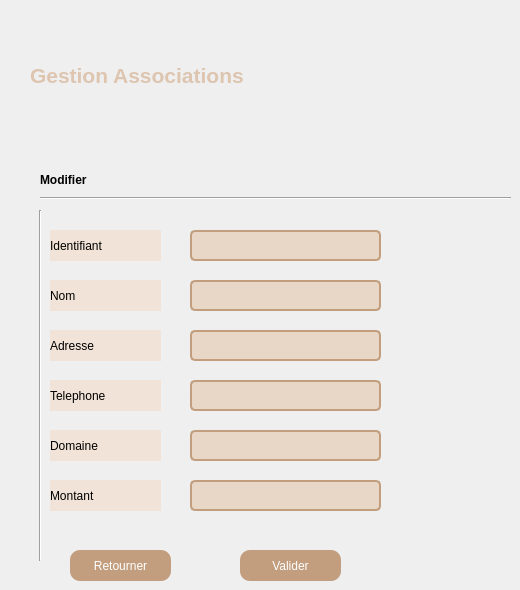
      <widget class="QWidget" name="page_8">
       <widget class="QLabel" name="label_17">
        <property name="geometry">
         <rect>
          <x>30</x>
          <y>50</y>
          <width>351</width>
          <height>51</height>
         </rect>
        </property>
        <property name="font">
         <font>
          <pointsize>14</pointsize>
          <weight>75</weight>
          <bold>true</bold>
         </font>
        </property>
        <property name="styleSheet">
         <string notr="true"/>
        </property>
        <property name="text">
         <string>&lt;html&gt;&lt;head/&gt;&lt;body&gt;&lt;p&gt;&lt;span style=&quot; font-size:16pt; color:#ddc5b0;&quot;&gt;Gestion Associations&lt;/span&gt;&lt;/p&gt;&lt;/body&gt;&lt;/html&gt;</string>
        </property>
       </widget>
       <widget class="QLabel" name="label_ajouter_2">
        <property name="geometry">
         <rect>
          <x>40</x>
          <y>170</y>
          <width>231</width>
          <height>21</height>
         </rect>
        </property>
        <property name="text">
         <string>&lt;html&gt;&lt;head/&gt;&lt;body&gt;&lt;p&gt;&lt;span style=&quot; font-weight:600; color:#000000;&quot;&gt;Modifier&lt;/span&gt;&lt;/p&gt;&lt;/body&gt;&lt;/html&gt;</string>
        </property>
       </widget>
       <widget class="Line" name="line_7">
        <property name="geometry">
         <rect>
          <x>40</x>
          <y>190</y>
          <width>471</width>
          <height>16</height>
         </rect>
        </property>
        <property name="orientation">
         <enum>Qt::Horizontal</enum>
        </property>
       </widget>
       <widget class="Line" name="line_8">
        <property name="geometry">
         <rect>
          <x>30</x>
          <y>210</y>
          <width>20</width>
          <height>351</height>
         </rect>
        </property>
        <property name="orientation">
         <enum>Qt::Vertical</enum>
        </property>
       </widget>
       <widget class="QLabel" name="label_nom_3">
        <property name="geometry">
         <rect>
          <x>50</x>
          <y>230</y>
          <width>111</width>
          <height>31</height>
         </rect>
        </property>
        <property name="styleSheet">
         <string notr="true">background-color: rgb(241, 227, 215);</string>
        </property>
        <property name="text">
         <string>Identifiant</string>
        </property>
       </widget>
       <widget class="QLabel" name="label_nom_4">
        <property name="geometry">
         <rect>
          <x>50</x>
          <y>280</y>
          <width>111</width>
          <height>31</height>
         </rect>
        </property>
        <property name="styleSheet">
         <string notr="true">background-color: rgb(241, 227, 215);</string>
        </property>
        <property name="text">
         <string>Nom</string>
        </property>
       </widget>
       <widget class="QLabel" name="label_nom_5">
        <property name="geometry">
         <rect>
          <x>50</x>
          <y>330</y>
          <width>111</width>
          <height>31</height>
         </rect>
        </property>
        <property name="styleSheet">
         <string notr="true">background-color: rgb(241, 227, 215);</string>
        </property>
        <property name="text">
         <string>Adresse</string>
        </property>
       </widget>
       <widget class="QLabel" name="label_nom_6">
        <property name="geometry">
         <rect>
          <x>50</x>
          <y>380</y>
          <width>111</width>
          <height>31</height>
         </rect>
        </property>
        <property name="styleSheet">
         <string notr="true">background-color: rgb(241, 227, 215);</string>
        </property>
        <property name="text">
         <string>Telephone</string>
        </property>
       </widget>
       <widget class="QLabel" name="label_nom_7">
        <property name="geometry">
         <rect>
          <x>50</x>
          <y>430</y>
          <width>111</width>
          <height>31</height>
         </rect>
        </property>
        <property name="styleSheet">
         <string notr="true">background-color: rgb(241, 227, 215);</string>
        </property>
        <property name="text">
         <string>Domaine</string>
        </property>
       </widget>
       <widget class="QLabel" name="label_nom_8">
        <property name="geometry">
         <rect>
          <x>50</x>
          <y>480</y>
          <width>111</width>
          <height>31</height>
         </rect>
        </property>
        <property name="styleSheet">
         <string notr="true">background-color: rgb(241, 227, 215);</string>
        </property>
        <property name="text">
         <string>Montant</string>
        </property>
       </widget>
       <widget class="QLineEdit" name="idM">
        <property name="geometry">
         <rect>
          <x>190</x>
          <y>230</y>
          <width>191</width>
          <height>31</height>
         </rect>
        </property>
        <property name="styleSheet">
         <string notr="true">QLineEdit {
    border: 2px solid #C29E7E;
    border-radius: 5px;
    padding: 6px 12px;
    background-color: #E8D7C6;
}

QLineEdit:focus {
    border-color: #A48569;
}
</string>
        </property>
       </widget>
       <widget class="QLineEdit" name="nomM">
        <property name="geometry">
         <rect>
          <x>190</x>
          <y>280</y>
          <width>191</width>
          <height>31</height>
         </rect>
        </property>
        <property name="styleSheet">
         <string notr="true">QLineEdit {
    border: 2px solid #C29E7E;
    border-radius: 5px;
    padding: 6px 12px;
    background-color: #E8D7C6;
}

QLineEdit:focus {
    border-color: #A48569;
}
</string>
        </property>
       </widget>
       <widget class="QLineEdit" name="adresseM">
        <property name="geometry">
         <rect>
          <x>190</x>
          <y>330</y>
          <width>191</width>
          <height>31</height>
         </rect>
        </property>
        <property name="styleSheet">
         <string notr="true">QLineEdit {
    border: 2px solid #C29E7E;
    border-radius: 5px;
    padding: 6px 12px;
    background-color: #E8D7C6;
}

QLineEdit:focus {
    border-color: #A48569;
}
</string>
        </property>
       </widget>
       <widget class="QLineEdit" name="telM">
        <property name="geometry">
         <rect>
          <x>190</x>
          <y>380</y>
          <width>191</width>
          <height>31</height>
         </rect>
        </property>
        <property name="styleSheet">
         <string notr="true">QLineEdit {
    border: 2px solid #C29E7E;
    border-radius: 5px;
    padding: 6px 12px;
    background-color: #E8D7C6;
}

QLineEdit:focus {
    border-color: #A48569;
}
</string>
        </property>
       </widget>
       <widget class="QLineEdit" name="domaineM">
        <property name="geometry">
         <rect>
          <x>190</x>
          <y>430</y>
          <width>191</width>
          <height>31</height>
         </rect>
        </property>
        <property name="styleSheet">
         <string notr="true">QLineEdit {
    border: 2px solid #C29E7E;
    border-radius: 5px;
    padding: 6px 12px;
    background-color: #E8D7C6;
}

QLineEdit:focus {
    border-color: #A48569;
}
</string>
        </property>
       </widget>
       <widget class="QLineEdit" name="montantM">
        <property name="geometry">
         <rect>
          <x>190</x>
          <y>480</y>
          <width>191</width>
          <height>31</height>
         </rect>
        </property>
        <property name="styleSheet">
         <string notr="true">QLineEdit {
    border: 2px solid #C29E7E;
    border-radius: 5px;
    padding: 6px 12px;
    background-color: #E8D7C6;
}

QLineEdit:focus {
    border-color: #A48569;
}
</string>
        </property>
       </widget>
       <widget class="QPushButton" name="validerModifier">
        <property name="geometry">
         <rect>
          <x>240</x>
          <y>550</y>
          <width>101</width>
          <height>31</height>
         </rect>
        </property>
        <property name="styleSheet">
         <string notr="true">QPushButton
{
border-radius:10px;
background-color:#C29E7E;
color:white;
}
QPushButton:pressed{
padding-left:5px;
padding-top:5px;
background-color: #C29E7E;


}</string>
        </property>
        <property name="text">
         <string>Valider</string>
        </property>
       </widget>
       <widget class="QPushButton" name="BackModifier">
        <property name="geometry">
         <rect>
          <x>70</x>
          <y>550</y>
          <width>101</width>
          <height>31</height>
         </rect>
        </property>
        <property name="styleSheet">
         <string notr="true">QPushButton
{
border-radius:10px;
background-color:#C29E7E;
color:white;
}
QPushButton:pressed{
padding-left:5px;
padding-top:5px;
background-color: #C29E7E;


}</string>
        </property>
        <property name="text">
         <string>Retourner</string>
        </property>
       </widget>
      </widget>
